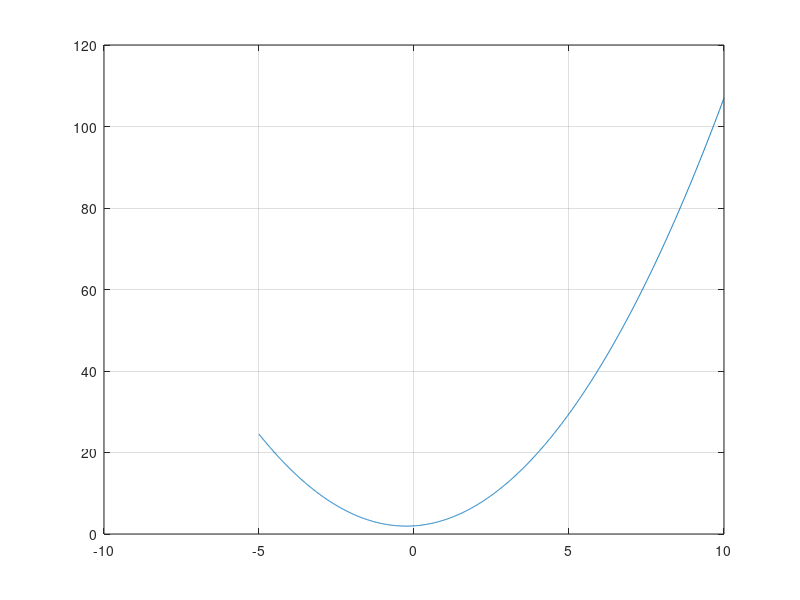

Source code (MATLAB):
clc;
clear all;
close all;

%-------------------------------------

x=-5:0.01:10;
y=x.^2 + 0.5*x + 2;
figure;
plot(x,y);grid on;